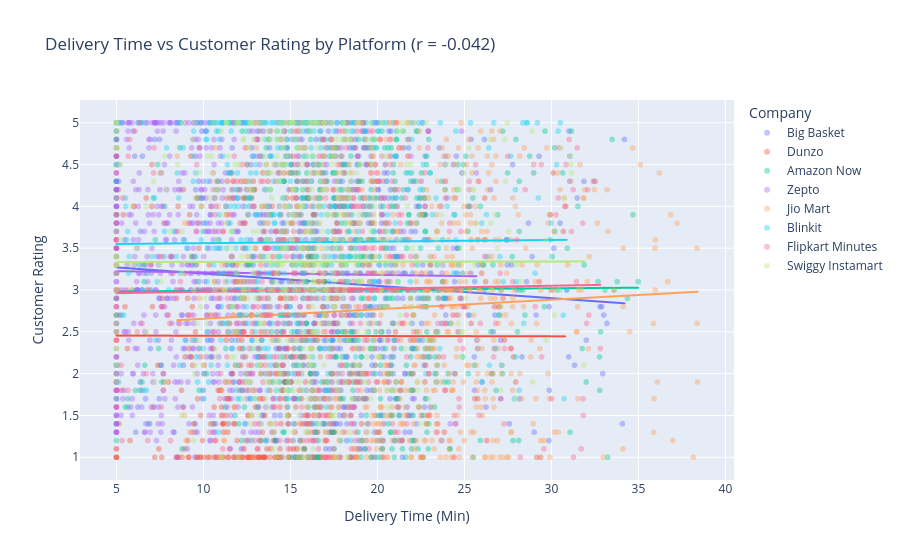

Write notebook code for a chart like this one.
### Code cell
import plotly.express as px

sample = df.sample(5000, random_state=42)

fig = px.scatter(
    sample,
    x='Delivery_Time_Min',
    y='Customer_Rating',
    color='Company',
    opacity=0.4,
    trendline='ols',
    title='Delivery Time vs Customer Rating by Platform (r = -0.042)',
    labels={'Delivery_Time_Min': 'Delivery Time (Min)', 'Customer_Rating': 'Customer Rating'}
)
fig.show()

### Figure 1 — Plotly figure (JSON) as saved in the notebook; plotly's stock layout.template omitted (floating-point values rounded to 4 significant figures; data arrays with more than 128 entries replaced by an {"elided": "..."} marker saying what was removed)
{"data": [{"hovertemplate": "Company=Big Basket<br>Delivery Time (Min)=%{x}<br>Customer Rating=%{y}<extra></extra>", "legendgroup": "Big Basket", "marker": {"color": "#636efa", "opacity": 0.4, "symbol": "circle"}, "mode": "markers", "name": "Big Basket", "showlegend": true, "type": "scattergl", "x": {"elided": "665 float values"}, "xaxis": "x", "y": {"elided": "665 float values"}, "yaxis": "y"}, {"hovertemplate": "<b>OLS trendline</b><br>Customer_Rating = -0.0147094 * Delivery_Time_Min + 3.34377<br>R<sup>2</sup>=0.004398<br><br>Company=Big Basket<br>Delivery Time (Min)=%{x}<br>Customer Rating=%{y} <b>(trend)</b><extra></extra>", "legendgroup": "Big Basket", "marker": {"color": "#636efa", "symbol": "circle"}, "mode": "lines", "name": "Big Basket", "showlegend": false, "type": "scattergl", "x": {"elided": "665 float values"}, "xaxis": "x", "y": {"elided": "665 float values"}, "yaxis": "y"}, {"hovertemplate": "Company=Dunzo<br>Delivery Time (Min)=%{x}<br>Customer Rating=%{y}<extra></extra>", "legendgroup": "Dunzo", "marker": {"color": "#EF553B", "opacity": 0.4, "symbol": "circle"}, "mode": "markers", "name": "Dunzo", "showlegend": true, "type": "scattergl", "x": {"elided": "599 float values"}, "xaxis": "x", "y": {"elided": "599 float values"}, "yaxis": "y"}, {"hovertemplate": "<b>OLS trendline</b><br>Customer_Rating = -0.000347136 * Delivery_Time_Min + 2.45665<br>R<sup>2</sup>=0.000003<br><br>Company=Dunzo<br>Delivery Time (Min)=%{x}<br>Customer Rating=%{y} <b>(trend)</b><extra></extra>", "legendgroup": "Dunzo", "marker": {"color": "#EF553B", "symbol": "circle"}, "mode": "lines", "name": "Dunzo", "showlegend": false, "type": "scattergl", "x": {"elided": "599 float values"}, "xaxis": "x", "y": {"elided": "599 float values"}, "yaxis": "y"}, {"hovertemplate": "Company=Amazon Now<br>Delivery Time (Min)=%{x}<br>Customer Rating=%{y}<extra></extra>", "legendgroup": "Amazon Now", "marker": {"color": "#00cc96", "opacity": 0.4, "symbol": "circle"}, "mode": "markers", "name": "Amazon Now", "showlegend": true, "type": "scattergl", "x": {"elided": "628 float values"}, "xaxis": "x", "y": {"elided": "628 float values"}, "yaxis": "y"}, {"hovertemplate": "<b>OLS trendline</b><br>Customer_Rating = 0.00148437 * Delivery_Time_Min + 2.97577<br>R<sup>2</sup>=0.000048<br><br>Company=Amazon Now<br>Delivery Time (Min)=%{x}<br>Customer Rating=%{y} <b>(trend)</b><extra></extra>", "legendgroup": "Amazon Now", "marker": {"color": "#00cc96", "symbol": "circle"}, "mode": "lines", "name": "Amazon Now", "showlegend": false, "type": "scattergl", "x": {"elided": "628 float values"}, "xaxis": "x", "y": {"elided": "628 float values"}, "yaxis": "y"}, {"hovertemplate": "Company=Zepto<br>Delivery Time (Min)=%{x}<br>Customer Rating=%{y}<extra></extra>", "legendgroup": "Zepto", "marker": {"color": "#ab63fa", "opacity": 0.4, "symbol": "circle"}, "mode": "markers", "name": "Zepto", "showlegend": true, "type": "scattergl", "x": {"elided": "629 float values"}, "xaxis": "x", "y": {"elided": "629 float values"}, "yaxis": "y"}, {"hovertemplate": "<b>OLS trendline</b><br>Customer_Rating = -0.0029511 * Delivery_Time_Min + 3.23998<br>R<sup>2</sup>=0.000136<br><br>Company=Zepto<br>Delivery Time (Min)=%{x}<br>Customer Rating=%{y} <b>(trend)</b><extra></extra>", "legendgroup": "Zepto", "marker": {"color": "#ab63fa", "symbol": "circle"}, "mode": "lines", "name": "Zepto", "showlegend": false, "type": "scattergl", "x": {"elided": "629 float values"}, "xaxis": "x", "y": {"elided": "629 float values"}, "yaxis": "y"}, {"hovertemplate": "Company=Jio Mart<br>Delivery Time (Min)=%{x}<br>Customer Rating=%{y}<extra></extra>", "legendgroup": "Jio Mart", "marker": {"color": "#FFA15A", "opacity": 0.4, "symbol": "circle"}, "mode": "markers", "name": "Jio Mart", "showlegend": true, "type": "scattergl", "x": {"elided": "609 float values"}, "xaxis": "x", "y": {"elided": "609 float values"}, "yaxis": "y"}, {"hovertemplate": "<b>OLS trendline</b><br>Customer_Rating = 0.0113678 * Delivery_Time_Min + 2.54233<br>R<sup>2</sup>=0.002679<br><br>Company=Jio Mart<br>Delivery Time (Min)=%{x}<br>Customer Rating=%{y} <b>(trend)</b><extra></extra>", "legendgroup": "Jio Mart", "marker": {"color": "#FFA15A", "symbol": "circle"}, "mode": "lines", "name": "Jio Mart", "showlegend": false, "type": "scattergl", "x": {"elided": "609 float values"}, "xaxis": "x", "y": {"elided": "609 float values"}, "yaxis": "y"}, {"hovertemplate": "Company=Blinkit<br>Delivery Time (Min)=%{x}<br>Customer Rating=%{y}<extra></extra>", "legendgroup": "Blinkit", "marker": {"color": "#19d3f3", "opacity": 0.4, "symbol": "circle"}, "mode": "markers", "name": "Blinkit", "showlegend": true, "type": "scattergl", "x": {"elided": "618 float values"}, "xaxis": "x", "y": {"elided": "618 float values"}, "yaxis": "y"}, {"hovertemplate": "<b>OLS trendline</b><br>Customer_Rating = 0.00190978 * Delivery_Time_Min + 3.54088<br>R<sup>2</sup>=0.000091<br><br>Company=Blinkit<br>Delivery Time (Min)=%{x}<br>Customer Rating=%{y} <b>(trend)</b><extra></extra>", "legendgroup": "Blinkit", "marker": {"color": "#19d3f3", "symbol": "circle"}, "mode": "lines", "name": "Blinkit", "showlegend": false, "type": "scattergl", "x": {"elided": "618 float values"}, "xaxis": "x", "y": {"elided": "618 float values"}, "yaxis": "y"}, {"hovertemplate": "Company=Flipkart Minutes<br>Delivery Time (Min)=%{x}<br>Customer Rating=%{y}<extra></extra>", "legendgroup": "Flipkart Minutes", "marker": {"color": "#FF6692", "opacity": 0.4, "symbol": "circle"}, "mode": "markers", "name": "Flipkart Minutes", "showlegend": true, "type": "scattergl", "x": {"elided": "637 float values"}, "xaxis": "x", "y": {"elided": "637 float values"}, "yaxis": "y"}, {"hovertemplate": "<b>OLS trendline</b><br>Customer_Rating = 0.00358343 * Delivery_Time_Min + 2.94369<br>R<sup>2</sup>=0.000300<br><br>Company=Flipkart Minutes<br>Delivery Time (Min)=%{x}<br>Customer Rating=%{y} <b>(trend)</b><extra></extra>", "legendgroup": "Flipkart Minutes", "marker": {"color": "#FF6692", "symbol": "circle"}, "mode": "lines", "name": "Flipkart Minutes", "showlegend": false, "type": "scattergl", "x": {"elided": "637 float values"}, "xaxis": "x", "y": {"elided": "637 float values"}, "yaxis": "y"}, {"hovertemplate": "Company=Swiggy Instamart<br>Delivery Time (Min)=%{x}<br>Customer Rating=%{y}<extra></extra>", "legendgroup": "Swiggy Instamart", "marker": {"color": "#B6E880", "opacity": 0.4, "symbol": "circle"}, "mode": "markers", "name": "Swiggy Instamart", "showlegend": true, "type": "scattergl", "x": {"elided": "615 float values"}, "xaxis": "x", "y": {"elided": "615 float values"}, "yaxis": "y"}, {"hovertemplate": "<b>OLS trendline</b><br>Customer_Rating = 0.000242391 * Delivery_Time_Min + 3.33405<br>R<sup>2</sup>=0.000001<br><br>Company=Swiggy Instamart<br>Delivery Time (Min)=%{x}<br>Customer Rating=%{y} <b>(trend)</b><extra></extra>", "legendgroup": "Swiggy Instamart", "marker": {"color": "#B6E880", "symbol": "circle"}, "mode": "lines", "name": "Swiggy Instamart", "showlegend": false, "type": "scattergl", "x": {"elided": "615 float values"}, "xaxis": "x", "y": {"elided": "615 float values"}, "yaxis": "y"}], "layout": {"legend": {"title": {"text": "Company"}, "tracegroupgap": 0}, "title": {"text": "Delivery Time vs Customer Rating by Platform (r = -0.042)"}, "xaxis": {"anchor": "y", "domain": [0, 1], "title": {"text": "Delivery Time (Min)"}}, "yaxis": {"anchor": "x", "domain": [0, 1], "title": {"text": "Customer Rating"}}}}
